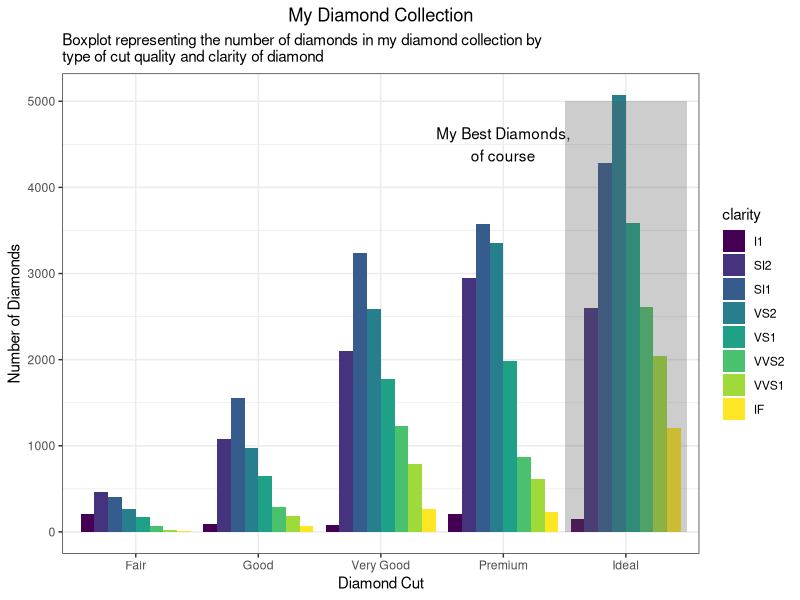
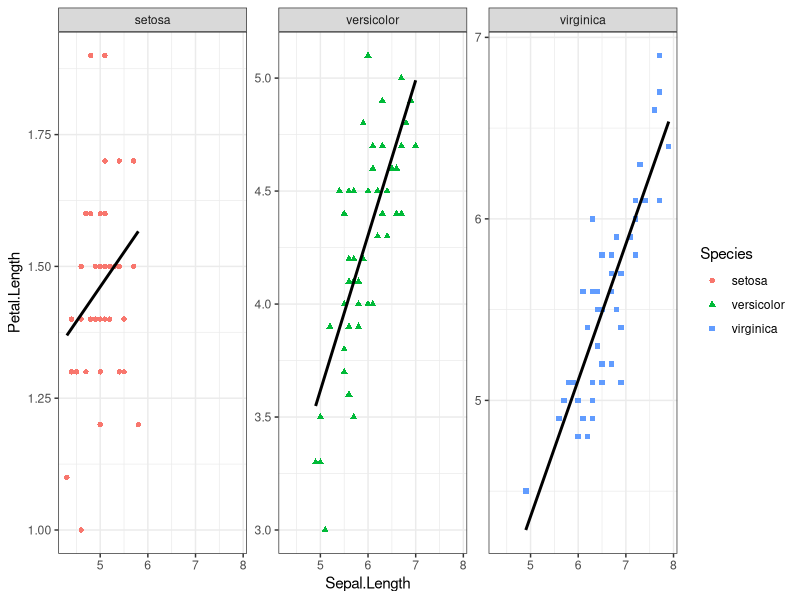
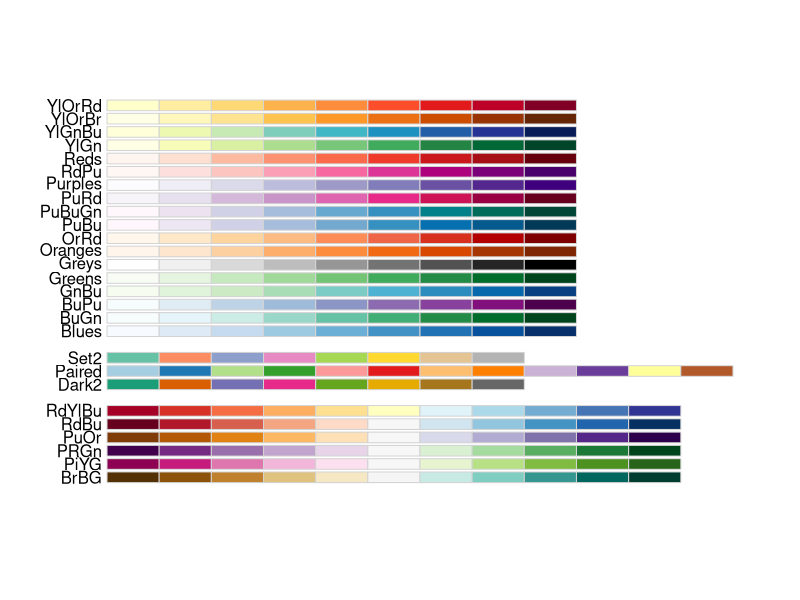

Here is the R script that generated these plots, in order:
## ---- chunk 1
knitr::opts_chunk$set(echo = FALSE)
## ---- chunk 2
library("ggplot2")
library("magrittr") #so I can do some piping
data("diamonds")
data("mpg")
data("iris")
theme_set(theme_bw()) #I'll give you this one, you can set the theme individually for graphs
#or you can set the theme for all the graphs using theme_set()
#theme_bw() is best theme (IMO)

#for graph 3:
library("ggrepel")


## ---- chunk 3
data("diamonds")
#hint think about the *position* the bars are in...
## ---- chunk 4
ggplot(diamonds, aes(x = cut, fill = clarity)) +
  geom_bar(position = "dodge") + 
  labs(x = "Diamond Cut", y = "Number of Diamonds", title = "My Diamond Collection", subtitle = "Boxplot representing the number of diamonds in my diamond collection by \ntype of cut quality and clarity of diamond") + 
  theme(plot.title = element_text(hjust = 0.5)) + 
  annotate("text", x = 4, y = 4500, label = "My Best Diamonds,\nof course") +
  annotate("rect", xmin = 4.5, xmax = 5.5, ymin = 0, ymax = 5000, alpha = 0.3)


## ---- chunk 5
data("iris")
## ---- chunk 6
ggplot(iris, aes(Sepal.Length, Petal.Length)) +
  geom_point(aes(shape = Species, color = Species)) + 
  facet_wrap(~ Species, scales = "free_y") +
  geom_smooth(method = "lm", se = F, color = "black")

#is there a way to move the setosa panel to the middle and versicolor to the left?

## ---- chunk 7
data("mpg")
corvette <- mpg[mpg$model == "corvette",]
#install
require("ggrepel") #useful for making text annotations better, hint hint
set.seed(42)
## ---- chunk 8

## ---- chunk 9
data(mpg)

#hint for the coloring, colorbrewer and you can set palette colors and make your graphs colorblind friendly
library(RColorBrewer)
display.brewer.all(colorblindFriendly = T) #take a look at the colorblindfriendly options
## ---- chunk 10
